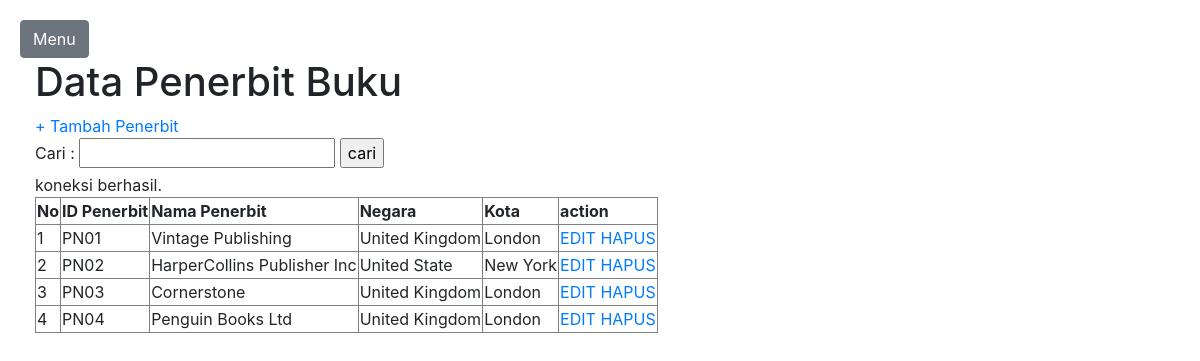
Page /index_penerbit.php on the committed database.
### tables this page shows
CREATE TABLE `tabel_penerbit` (
  `Id_Penerbit` varchar(4) NOT NULL,
  `Nama_Penerbit` varchar(60) NOT NULL,
  `Negara` varchar(30) NOT NULL,
  `Kota` varchar(30) NOT NULL
);

### index_penerbit.php (the view, shortened to what this page needs)
<!DOCTYPE html>
<html lang="en">
<head>
    <link href="bootstrap/css/bootstrap.min.css" rel="stylesheet">
    <link href="bootstrap/css/simple-sidebar.css" rel="stylesheet">
</head>
<body>
    <div id="wrapper">
        <div id="page-content-wrapper">
            <a href="#menu-toggle" class="btn btn-secondary" id="menu-toggle">Menu</a>
            <div class="container-fluid">
                <h1>Data Penerbit Buku</h1>
                <a href="tambah_penerbit.php">+ Tambah Penerbit</a>
                <br/>
                <form action="index_penerbit.php" method="get">
                    <label>Cari :</label>
                    <input type="text" name="cari">
                    <input type="submit" value="cari">
                </form>
                <table border="1">
                    <tr>
                        <th>No</th>
                        <th>ID Penerbit</th>
                        <th>Nama Penerbit</th>
                        <th>Negara</th>
                        <th>Kota</th>
                        <th colspan="2">action</th>
                    </tr>
                    <?php
                        include 'koneksi.php';
                        if(isset($_GET['cari']))
                        {
                            $cari = $_GET['cari'];
                            $data = mysqli_query($koneksi,"select * from tabel_penerbit where Nama_Penerbit like '%".$cari."%')");
                        }
                        else
                        {
                            $data = mysqli_query($koneksi,"select * from tabel_penerbit");
                        }
                        $no = 1;
                        while($datanya = mysqli_fetch_array($data))
                        {
                    ?>
                           <tr>
                            <td><?php echo $no++; ?></td>
                            <td><?php echo $datanya['Id_Penerbit']; ?></td>
                            <td><?php echo $datanya['Nama_Penerbit']; ?></td>
                            <td><?php echo $datanya['Negara']; ?></td>
                            <td><?php echo $datanya['Kota']; ?></td>
                            <td>
                                <a href="edit_penerbit.php?Id_Penerbit=<?php echo $datanya['Id_Penerbit']; ?>">EDIT</a>
                                <a href="hapus_penerbit.php?Id_Penerbit=<?php echo $datanya['Id_Penerbit']; ?>">HAPUS</a>
                            </td>
                        </tr>
                    <?php
                        }
                    ?>
                </table>
            </div>
        </div>
    </div>
</body>
</html>

### rows in the picture
tabel_penerbit: Id_Penerbit "PN01", Nama_Penerbit "Vintage Publishing", Negara "United Kingdom", Kota "London"
tabel_penerbit: Id_Penerbit "PN02", Nama_Penerbit "HarperCollins Publisher Inc", Negara "United State", Kota "New York"
tabel_penerbit: Id_Penerbit "PN03", Nama_Penerbit "Cornerstone", Negara "United Kingdom", Kota "London"
tabel_penerbit: Id_Penerbit "PN04", Nama_Penerbit "Penguin Books Ltd", Negara "United Kingdom", Kota "London"
